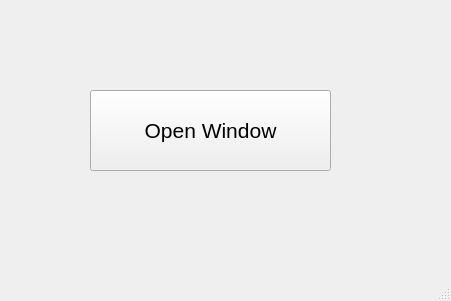
<?xml version="1.0" encoding="UTF-8"?>
<ui version="4.0">
 <class>MainWindow</class>
 <widget class="QMainWindow" name="MainWindow">
  <property name="geometry">
   <rect>
    <x>0</x>
    <y>0</y>
    <width>451</width>
    <height>301</height>
   </rect>
  </property>
  <property name="windowTitle">
   <string>MainWindow</string>
  </property>
  <widget class="QWidget" name="centralwidget">
   <widget class="QPushButton" name="pushButton">
    <property name="geometry">
     <rect>
      <x>90</x>
      <y>90</y>
      <width>241</width>
      <height>81</height>
     </rect>
    </property>
    <property name="font">
     <font>
      <pointsize>16</pointsize>
     </font>
    </property>
    <property name="text">
     <string>Open Window</string>
    </property>
   </widget>
  </widget>
  <widget class="QMenuBar" name="menubar">
   <property name="geometry">
    <rect>
     <x>0</x>
     <y>0</y>
     <width>451</width>
     <height>21</height>
    </rect>
   </property>
  </widget>
  <widget class="QStatusBar" name="statusbar"/>
 </widget>
 <resources/>
 <connections/>
</ui>
